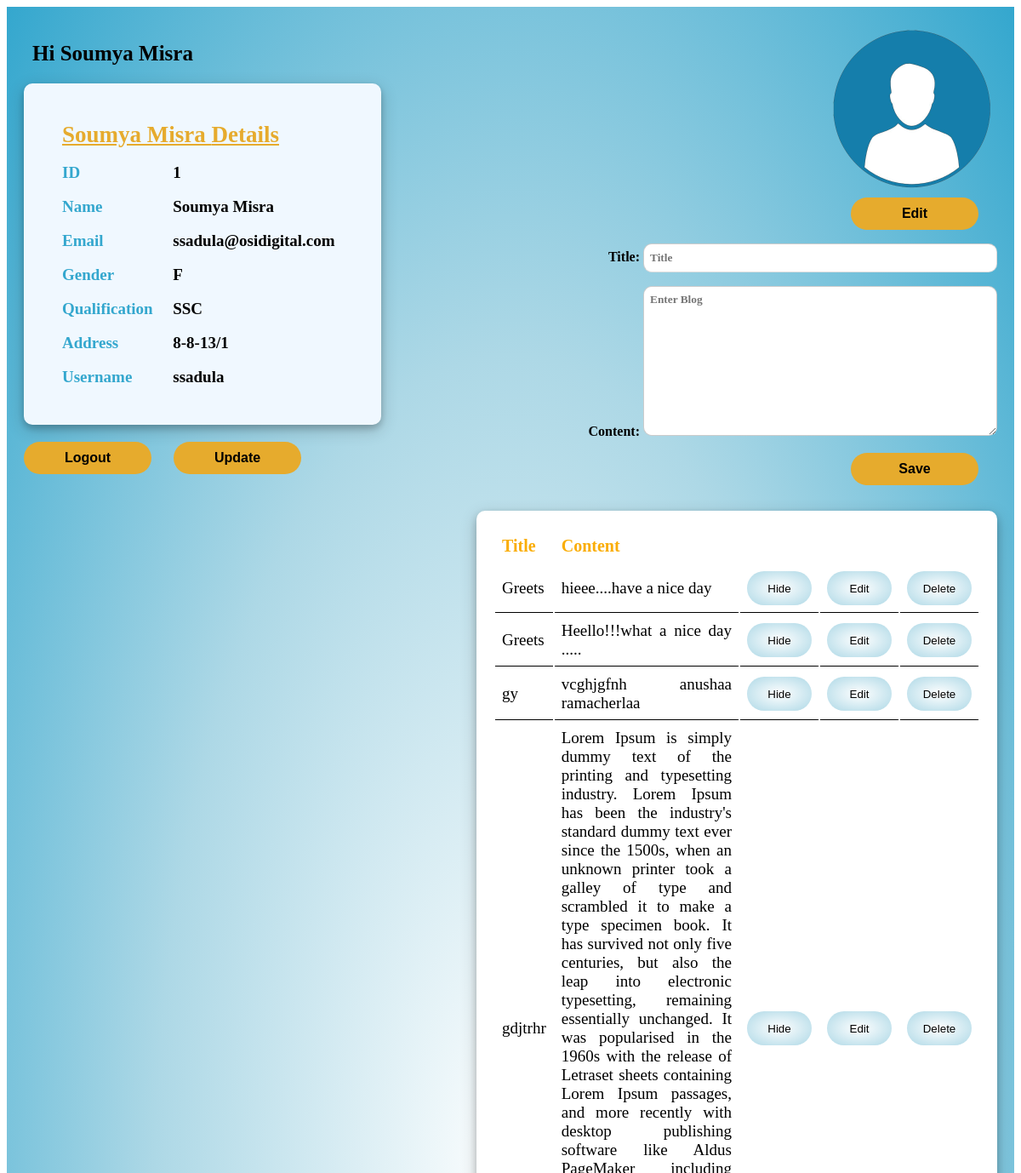
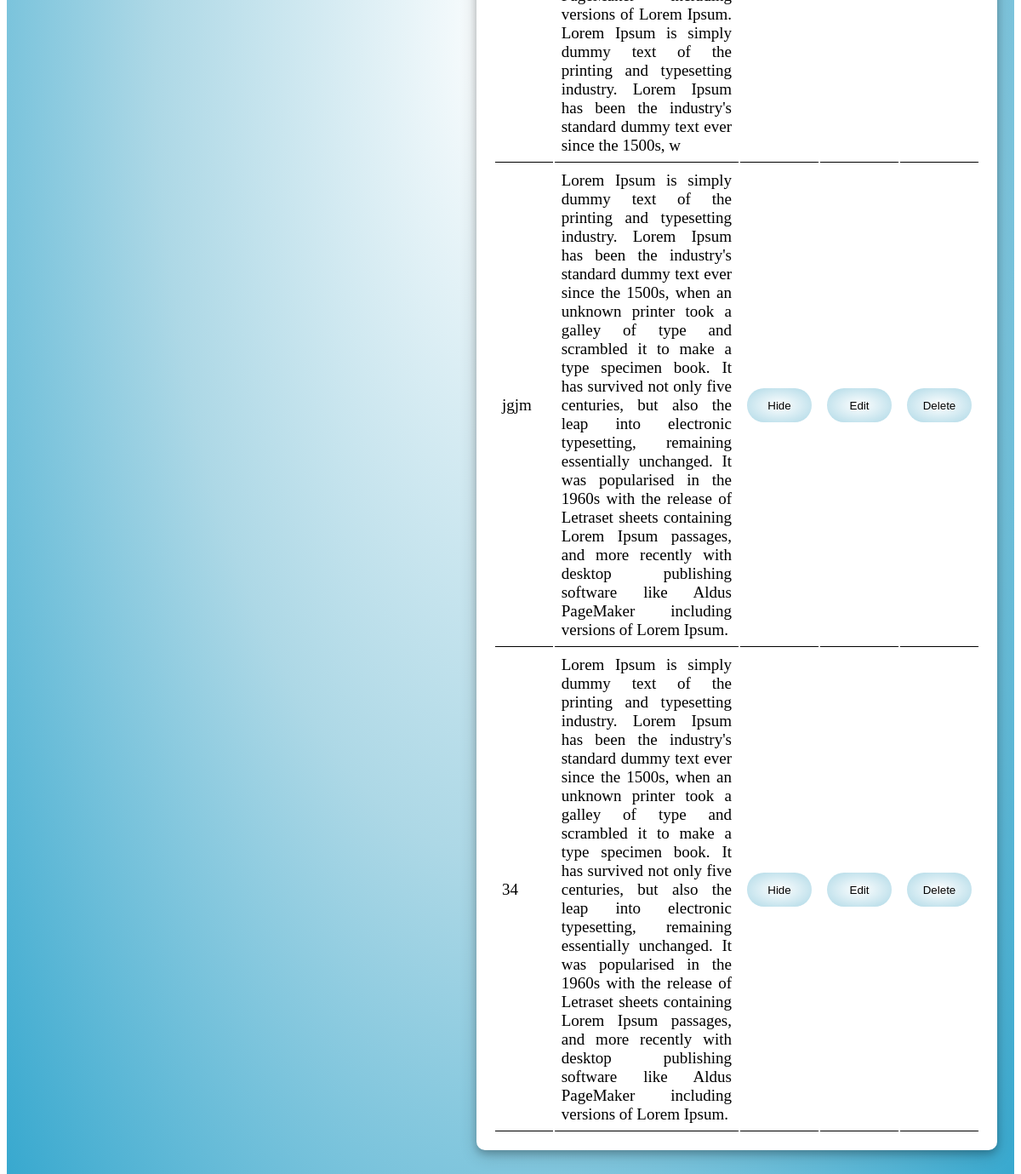
Before: /app/home/details/1/ with the older database file (2 pictures, top to bottom).
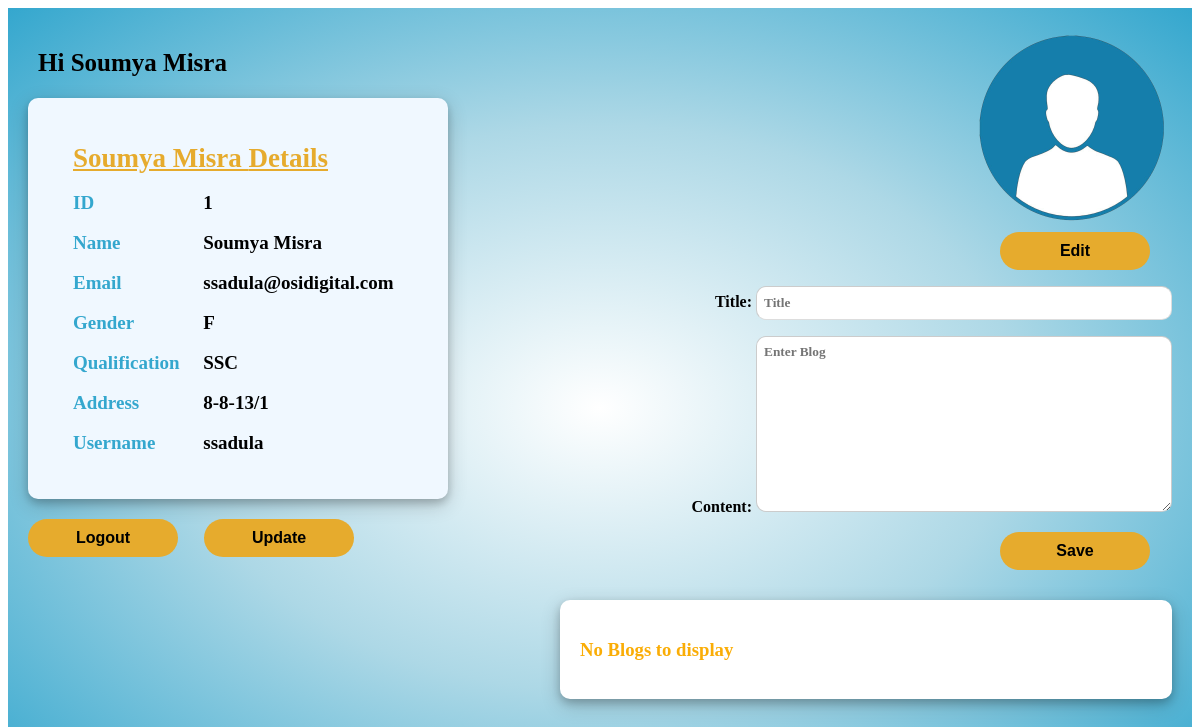
After: the same page with the newer database file.
### student_management_app/models.py (models this page shows)
class BlogPost(models.Model):
    title = models.CharField(max_length=200)
    content = models.TextField()
    author = models.ForeignKey(User, on_delete=models.CASCADE)
    status = models.BooleanField(default=True)

### student_management_app/views.py (the view)
# urls.py: path('home/details/<int:id>/',views.UserDetails),
def UserDetails(request,id):
    user = User.objects.get(id=id)
    blogOfUser = BlogPost.objects.filter(author_id = user)
    context = {
        'user' : user,
        'blog' : BlogPostForm(),
        'blogs' : blogOfUser,
    }
    if request.method == 'POST':
        title = request.POST.get('title')
        content = request.POST.get('content')
        post = BlogPost(title=title, content=content, author=user)
        post.save()
    return render(request,"UserPage.html",context)

### student_management_app/forms.py
class BlogPostForm(forms.ModelForm):
    class Meta:
        model = BlogPost
        fields = ['title','content']
        widgets = {
            'title': TextInput(attrs={
                'class': "form-control",
                'style': 'width: 400px;height: 18px;padding: 7px;border-radius: 10px;border-width: 1px;border-color: rgba(0, 0, 0, 0.2);font-family: Georgia;font-weight:bold;',
                'placeholder': 'Title'
                }),
            'content':  Textarea(attrs={
                'rows' : 10,
                'cols' : 50,
                'style': 'width: 400px;padding: 7px;border-radius: 10px;border-width: 1px;border-color: rgba(0, 0, 0, 0.2);font-family: Georgia;font-weight:bold;',
                'placeholder': 'Enter Blog'
                }),
            }

### student_management_app/Templates/UserPage.html (shortened to what the changed rows need)
<!DOCTYPE html>
<html lang="en">
<head>
</head>
<body>
    <div class="whole-page">
        <div class="page-container">
            <div class="left-container">
                <div class="top">
                    <h2>Hi {{ user.name}}</h2>
                </div>
                <table class="table-style">
                    <tr>
                        <th class="colms" id="userheading" colspan="2">{{user.name}} Details</th>
                    </tr>
                </table>
            </div>
            <div class="right-container">
                <div class="blog-container">
                    {% if not blogs %}
                    <h3>No Blogs to display</h3>
                    {% else  %}
                    <table>
                        <tr>
                            <th class="blog-table-th">Title</th>
                            <th class="blog-table-th">Content</th>
                            <th class="blog-table-th"></th>
                        </tr>
                        {%for blog in blogs%}
                        <tr>
                            <td class="blog-td">{{blog.title}}</td>
                            <td class="blog-td">{{blog.content}}</td>
                            <td class="blog-td">
                                <button class="logout-button get-detail" onclick="displayShoworHide('{{blog.status}}','{{blog.title}}')">
                                <a href="blogstatus/{{blog.id}}/">{% if blog.status == 1 %} Hide {% else %} Show {% endif %} </a>
                            </button></td>
                            <td class="blog-td">
                                <button class="logout-button get-detail">
                                    <a href="http://127.0.0.1:8000/app/home/details/{{blog.id}}/editblogcontent/">Edit</a>
                                </button>
                            </td>
                            <td class="blog-td">
                                <button class="logout-button get-detail">
                                    <a href="http://127.0.0.1:8000/app/home/details/{{blog.id}}/deleteblogcontent/">Delete</a>
                                </button>
                            </td>
                        </tr>
                        {%endfor%}
                    </table>
                    {% endif %}
                </div>
        </div>
    </div>
</body>
</html>

Changed rows visible on the page:
removed BlogPost: title "Greets", content "hieee....have a nice day", status "Hide"
removed BlogPost: title "Greets", content "Heello!!!what a nice day .....", status "Hide"
removed BlogPost: title "gy", content "vcghjgfnh anushaa ramacherlaa", status "Hide"
removed BlogPost: title "gdjtrhr", content "Lorem Ipsum is simply dummy text of the printing and typesetting industry. Lorem Ipsum has been the industry's standard dummy text ever since the 1500s, when an unknown printer took a galley of type and scrambled it to make a type specimen book. It has survived not only five centuries, but also the leap into electronic typesetting, remaining essentially unchanged. It was popularised in the 1960s with the release of Letraset sheets containing Lorem Ipsum passages, and more recently with desktop publishing software like Aldus PageMaker including versions of Lorem Ipsum. Lorem Ipsum is simply dummy text of the printing and typesetting industry. Lorem Ipsum has been the industry's standard…", status "Hide"
removed BlogPost: title "jgjm", content "Lorem Ipsum is simply dummy text of the printing and typesetting industry. Lorem Ipsum has been the industry's standard dummy text ever since the 1500s, when an unknown printer took a galley of type and scrambled it to make a type specimen book. It has survived not only five centuries, but also the leap into electronic typesetting, remaining essentially unchanged. It was popularised in the 1960s with the release of Letraset sheets containing Lorem Ipsum passages, and more recently with desktop publishing software like Aldus PageMaker including versions of Lorem Ipsum.", status "Hide"
removed BlogPost: title "34", content "Lorem Ipsum is simply dummy text of the printing and typesetting industry. Lorem Ipsum has been the industry's standard dummy text ever since the 1500s, when an unknown printer took a galley of type and scrambled it to make a type specimen book. It has survived not only five centuries, but also the leap into electronic typesetting, remaining essentially unchanged. It was popularised in the 1960s with the release of Letraset sheets containing Lorem Ipsum passages, and more recently with desktop publishing software like Aldus PageMaker including versions of Lorem Ipsum.", status "Hide"
Other visible differences:
text no longer shown: "Title Content"
text now shown: "No Blogs to display"
